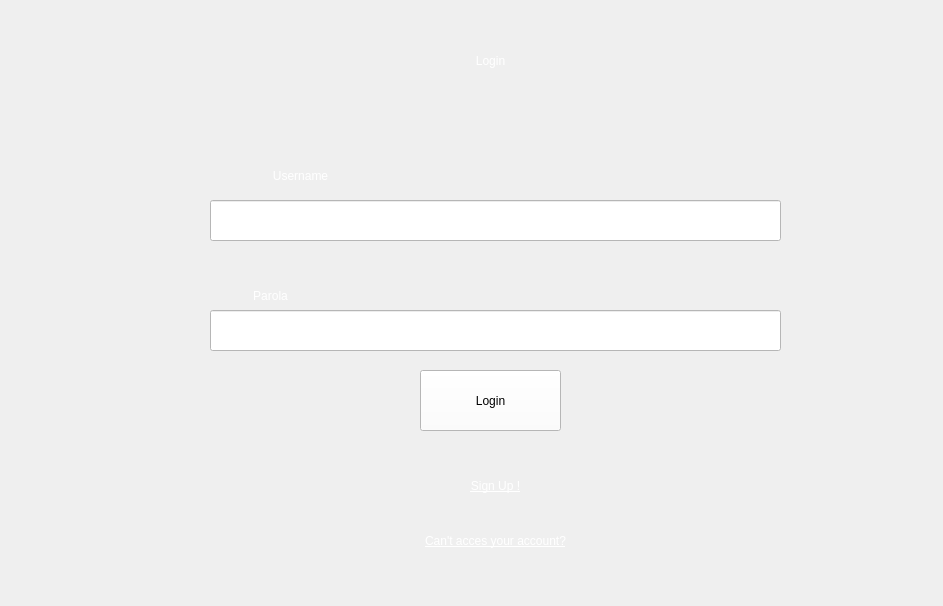
<?xml version="1.0" encoding="UTF-8"?>
<ui version="4.0">
 <class>Form</class>
 <widget class="QWidget" name="Form">
  <property name="geometry">
   <rect>
    <x>0</x>
    <y>0</y>
    <width>943</width>
    <height>606</height>
   </rect>
  </property>
  <property name="windowTitle">
   <string>Form</string>
  </property>
  <widget class="QLabel" name="login_titlu_label">
   <property name="geometry">
    <rect>
     <x>370</x>
     <y>0</y>
     <width>241</width>
     <height>121</height>
    </rect>
   </property>
   <property name="styleSheet">
    <string notr="true">color: rgb(255, 255, 255);
font: 87 50pt &quot;Arial Black&quot;;</string>
   </property>
   <property name="text">
    <string>Login</string>
   </property>
   <property name="alignment">
    <set>Qt::AlignCenter</set>
   </property>
  </widget>
  <widget class="QPushButton" name="login_button">
   <property name="geometry">
    <rect>
     <x>420</x>
     <y>370</y>
     <width>141</width>
     <height>61</height>
    </rect>
   </property>
   <property name="styleSheet">
    <string notr="true">background-color: rgb(255, 255, 255);
font: 16pt &quot;Arial&quot;;
</string>
   </property>
   <property name="text">
    <string>Login</string>
   </property>
  </widget>
  <widget class="QLabel" name="parola_label">
   <property name="geometry">
    <rect>
     <x>210</x>
     <y>280</y>
     <width>121</width>
     <height>31</height>
    </rect>
   </property>
   <property name="styleSheet">
    <string notr="true">color: rgb(255, 255, 255);
font: 87 20pt &quot;Arial Black&quot;;</string>
   </property>
   <property name="text">
    <string>Parola</string>
   </property>
   <property name="alignment">
    <set>Qt::AlignCenter</set>
   </property>
  </widget>
  <widget class="QLabel" name="sign_up">
   <property name="geometry">
    <rect>
     <x>440</x>
     <y>470</y>
     <width>111</width>
     <height>31</height>
    </rect>
   </property>
   <property name="styleSheet">
    <string notr="true">color: rgb(255, 255, 255);
font: 75 15pt &quot;MS Shell Dlg 2&quot;;
text-decoration: underline;</string>
   </property>
   <property name="text">
    <string>Sign Up !</string>
   </property>
   <property name="alignment">
    <set>Qt::AlignCenter</set>
   </property>
  </widget>
  <widget class="QLineEdit" name="password_input">
   <property name="geometry">
    <rect>
     <x>210</x>
     <y>310</y>
     <width>571</width>
     <height>41</height>
    </rect>
   </property>
   <property name="styleSheet">
    <string notr="true">background-color: rgb(255, 255, 255);
font: 12pt &quot;Arial&quot;;</string>
   </property>
  </widget>
  <widget class="QLineEdit" name="username_input">
   <property name="geometry">
    <rect>
     <x>210</x>
     <y>200</y>
     <width>571</width>
     <height>41</height>
    </rect>
   </property>
   <property name="styleSheet">
    <string notr="true">background-color: rgb(255, 255, 255);
font: 12pt &quot;Arial&quot;;</string>
   </property>
  </widget>
  <widget class="QLabel" name="cant_access_account">
   <property name="geometry">
    <rect>
     <x>420</x>
     <y>530</y>
     <width>151</width>
     <height>21</height>
    </rect>
   </property>
   <property name="styleSheet">
    <string notr="true">color: rgb(255, 255, 255);
font: 87 14pt &quot;Arial Black&quot;;
font: 8pt &quot;MS Shell Dlg 2&quot;;
text-decoration: underline;</string>
   </property>
   <property name="text">
    <string>Can't acces your account?</string>
   </property>
   <property name="alignment">
    <set>Qt::AlignCenter</set>
   </property>
  </widget>
  <widget class="QLabel" name="username_label">
   <property name="geometry">
    <rect>
     <x>200</x>
     <y>150</y>
     <width>201</width>
     <height>51</height>
    </rect>
   </property>
   <property name="styleSheet">
    <string notr="true">color: rgb(255, 255, 255);
font: 87 20pt &quot;Arial Black&quot;;</string>
   </property>
   <property name="text">
    <string>Username</string>
   </property>
   <property name="alignment">
    <set>Qt::AlignCenter</set>
   </property>
  </widget>
  <widget class="QLabel" name="image_background">
   <property name="geometry">
    <rect>
     <x>0</x>
     <y>0</y>
     <width>1061</width>
     <height>621</height>
    </rect>
   </property>
   <property name="text">
    <string/>
   </property>
   <property name="pixmap">
    <pixmap>C:/Users/cojoc/Downloads/Image1.png</pixmap>
   </property>
  </widget>
  <zorder>image_background</zorder>
  <zorder>login_titlu_label</zorder>
  <zorder>login_button</zorder>
  <zorder>parola_label</zorder>
  <zorder>sign_up</zorder>
  <zorder>password_input</zorder>
  <zorder>username_input</zorder>
  <zorder>cant_access_account</zorder>
  <zorder>username_label</zorder>
 </widget>
 <resources/>
 <connections/>
</ui>
